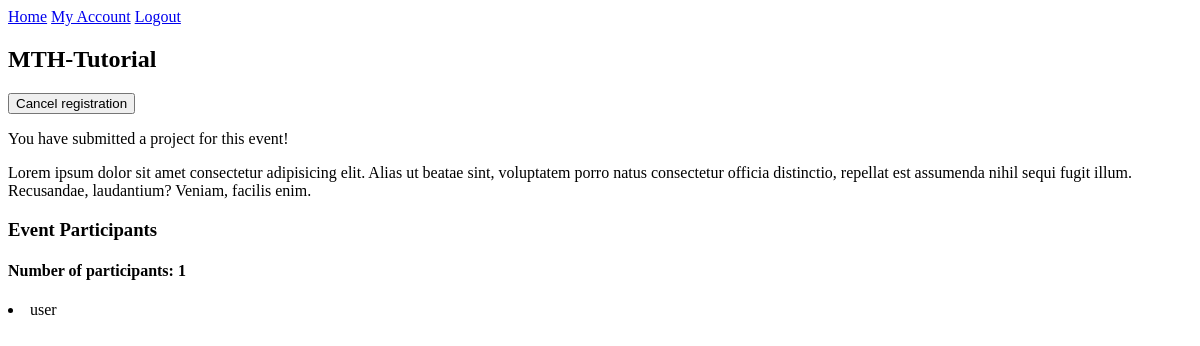
Page /event/2/ (signed in) on the earlier database version.
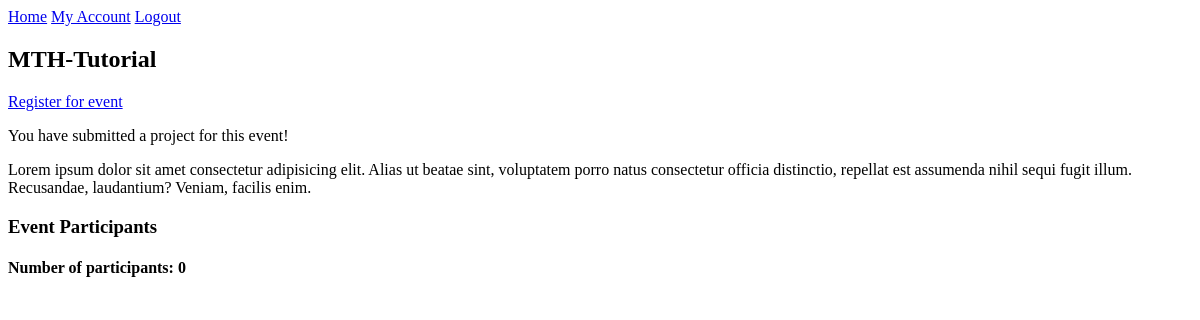
Same page on the later database version.
### core/models.py (models this page shows, shortened)
class Event(models.Model):
    name = models.CharField(max_length=200)
    description = models.TextField( null=True, blank=True)
    participants = models.ManyToManyField(User, blank=True, related_name='events')
    date = models.DateTimeField()
    updated = models.DateTimeField(auto_now=True)
    created = models.DateTimeField(auto_now_add=True)

### users/models.py (models this page shows)
class User(AbstractUser):
    username = models.CharField(max_length=100, null=True, blank=True)
    name = models.CharField(max_length=100)
    email = models.EmailField(unique=True)
    bio = models.TextField(null= True, blank=True)
    hackthon_participant = models.BooleanField(default=True, null=False)
    USERNAME_FIELD = 'email' #makes username exempted
    REQUIRED_FIELDS = ['username']    #a must use when you use USERNAME_FIELD
    def __str__(self):
        return self.name

### core/views.py (the view, shortened to what this page needs)
# urls.py: path('event/<int:pk>/', EventView.as_view(), name='event'),
class EventView(View):
    def get(self, request, pk):
        try:
            event = Event.objects.get(pk=pk)
            user = request.user
            submitted = Submission.objects.filter(participant = request.user, event=event).exists()
            print('submitted>>>>>>>>:', submitted)
        except Event.DoesNotExist:
            messages.warning(request, "event not found")
            return redirect(request.META.get("HTTP_REFERER", '/'))
        context = {
            'event':event,
            'submitted':submitted
        }
        return render(request, 'core/event.html', context)

### templates/core/event.html (shortened to what this page needs)
{% extends 'base.html' %}
{% block content %}
<h2>{{event.name}}</h3>
{% if user not in event.participants.all %}
<a href="{% url 'confirm-event' event.id %}">Register for event</a>
{% else %}
<form  method="POST">
    <input type="submit" value="Cancel registration">
</form>
{% endif %}
{% if submitted %}
<p>You have submitted a project for this event!</p>
{% else %}
<a href="{% url 'project-submission' event.id %}">Submit a project</a>
{% endif %}
<p>{{event.description}}</p>
<div>
    <h3>Event Participants</h3>
        <h4>Number of participants: {{event.participants.all.count}}</h4>
    {% for p in event.participants.all %}
    <li>{{p}}</li>
    {% endfor %}
</div>
{% endblock content %}

Differences in the rows shown:
no longer on this page (row edited): User: name "user"
computed for Event "MTH-Tutorial": participants.all.count "1" → "0"
Other differences:
form field value: "Cancel registration" → (not shown)
text now shown: "Register for event"
